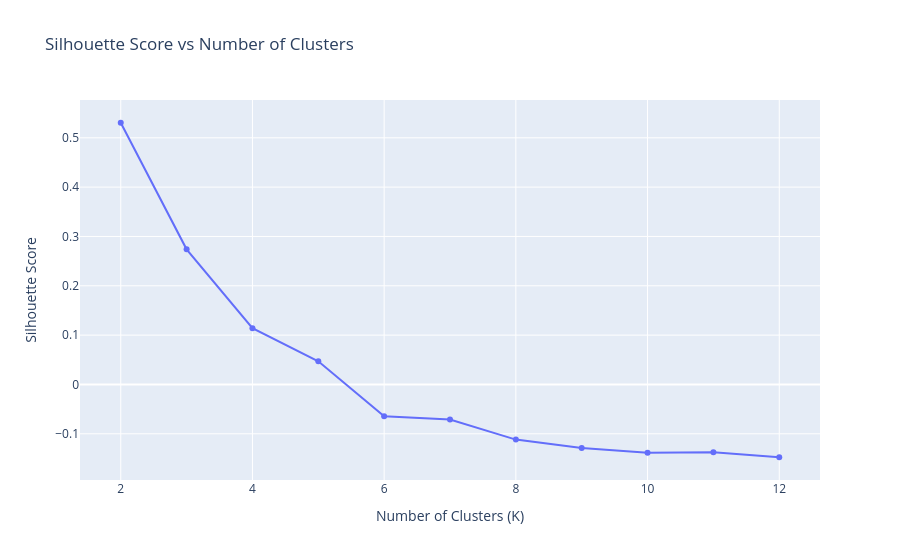

The cell this chart's notebook holds for it:
### Code cell
fig = px.line(
    x=list(n_clusters),
    y=silhouette_scores,
    title="Silhouette Score vs Number of Clusters",
    markers=True
)
fig.update_layout(xaxis_title="Number of Clusters (K)", yaxis_title="Silhouette Score")
fig.show()

### Figure 1 — Plotly figure (JSON) as saved in the notebook; plotly's stock layout.template omitted (floating-point values rounded to 4 significant figures)
{"data": [{"hovertemplate": "x=%{x}<br>y=%{y}<extra></extra>", "legendgroup": "", "line": {"color": "#636efa", "dash": "solid"}, "marker": {"symbol": "circle"}, "mode": "lines+markers", "name": "", "orientation": "v", "showlegend": false, "type": "scatter", "x": [2, 3, 4, 5, 6, 7, 8, 9, 10, 11, 12], "xaxis": "x", "y": [0.5305, 0.2739, 0.1139, 0.04686, -0.06443, -0.07099, -0.1117, -0.1288, -0.1381, -0.1374, -0.1475], "yaxis": "y"}], "layout": {"legend": {"tracegroupgap": 0}, "title": {"text": "Silhouette Score vs Number of Clusters"}, "xaxis": {"anchor": "y", "domain": [0, 1], "title": {"text": "Number of Clusters (K)"}}, "yaxis": {"anchor": "x", "domain": [0, 1], "title": {"text": "Silhouette Score"}}}}
